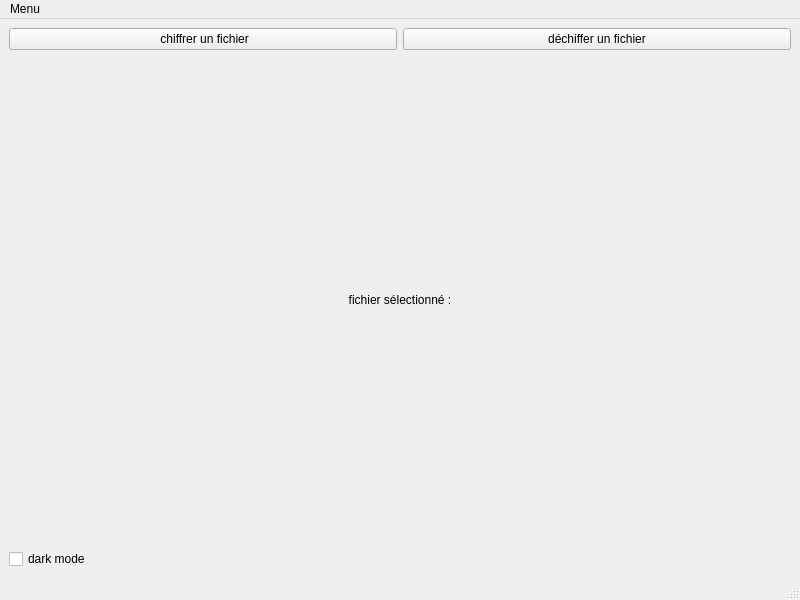
<?xml version="1.0" encoding="UTF-8"?>
<ui version="4.0">
 <class>MainWindow</class>
 <widget class="QMainWindow" name="MainWindow">
  <property name="geometry">
   <rect>
    <x>0</x>
    <y>0</y>
    <width>800</width>
    <height>600</height>
   </rect>
  </property>
  <property name="windowTitle">
   <string>MainWindow</string>
  </property>
  <widget class="QWidget" name="centralwidget">
   <layout class="QGridLayout" name="gridLayout">
    <item row="0" column="0">
     <layout class="QHBoxLayout" name="horizontalLayout">
      <item>
       <widget class="QPushButton" name="encryptButton">
        <property name="text">
         <string> chiffrer un fichier</string>
        </property>
       </widget>
      </item>
      <item>
       <widget class="QPushButton" name="decryptButton">
        <property name="text">
         <string>déchiffer un fichier</string>
        </property>
       </widget>
      </item>
     </layout>
    </item>
    <item row="2" column="0">
     <layout class="QHBoxLayout" name="horizontalLayout_2">
      <item>
       <widget class="QLabel" name="fileLabel">
        <property name="text">
         <string>fichier sélectionné :</string>
        </property>
        <property name="alignment">
         <set>Qt::AlignCenter</set>
        </property>
       </widget>
      </item>
     </layout>
    </item>
    <item row="3" column="0">
     <widget class="QCheckBox" name="darkModeCheckBox">
      <property name="text">
       <string>dark mode</string>
      </property>
     </widget>
    </item>
   </layout>
  </widget>
  <widget class="QMenuBar" name="menubar">
   <property name="geometry">
    <rect>
     <x>0</x>
     <y>0</y>
     <width>800</width>
     <height>23</height>
    </rect>
   </property>
   <widget class="QMenu" name="menuMenu">
    <property name="title">
     <string>Menu</string>
    </property>
    <addaction name="actionOptions"/>
    <addaction name="actionA_propos"/>
    <addaction name="actionQuitter"/>
   </widget>
   <addaction name="menuMenu"/>
  </widget>
  <widget class="QStatusBar" name="statusbar"/>
  <action name="actionOptions">
   <property name="text">
    <string>options</string>
   </property>
  </action>
  <action name="actionA_propos">
   <property name="text">
    <string>à propos</string>
   </property>
  </action>
  <action name="actionQuitter">
   <property name="text">
    <string>Quitter l'application</string>
   </property>
   <property name="shortcut">
    <string>Ctrl+Q</string>
   </property>
  </action>
 </widget>
 <resources/>
 <connections/>
</ui>
